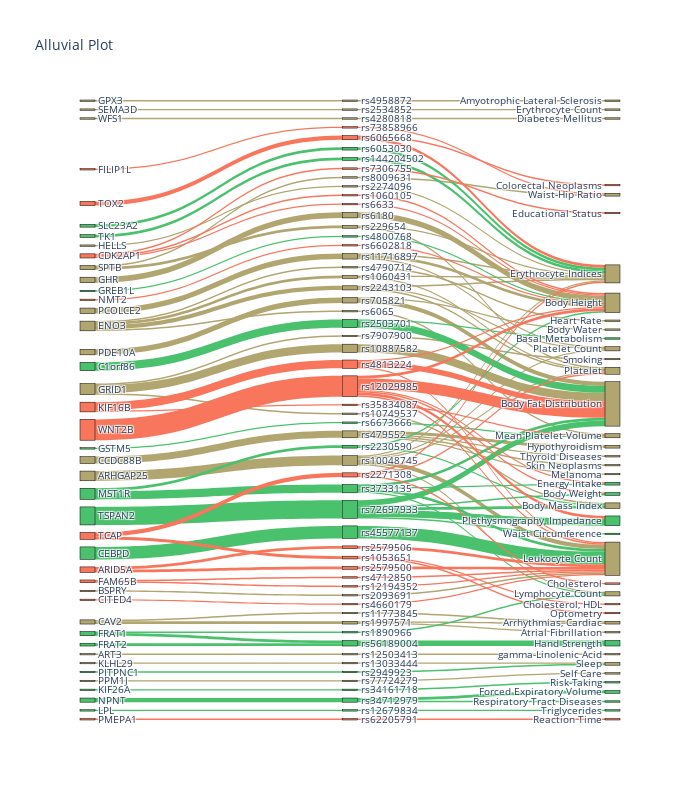

This figure's notebook cell:
### Code cell
sources = [key[key.Node==x].index[0] for x in alluvN.Source.values]
targets = [key[key.Node==x].index[0] for x in alluvN.Target.values]

fig = go.Figure(data=[go.Sankey(
    valueformat = ".0f",
    valuesuffix = "TWh",
    # Define nodes
    node = dict(
      pad = 15,
      thickness = 15,
      line = dict(color = "black", width = 0.5),
      label =  labels, #data['data'][0]['node']['label'],
      color =  rgb_nodecolors #data['data'][0]['node']['color']
    ),
    # Add links
    link = dict(
      source = sources, #data['data'][0]['link']['source'],
      target = targets, #data['data'][0]['link']['target'],
      value = alluvN.Value.tolist(), #data['data'][0]['link']['value'],
      #label =  ['' for x in range(len(alluvN))],
      color = rgbcolors #data['data'][0]['link']['color']
))])

fig.update_layout(title_text="Alluvial Plot",width=700,height=800,font_size=10)
fig.write_image('/Users/jacobv/Dropbox/Work/Projects/PLS_ABA/Manuscript/Figs/PostFix/subfigs/Alluvial.pdf')
#pio.write_image(fig, '/Users/jacobv/Dropbox/Work/Projects/PLS_ABA/Manuscript/Figs/PostFix/subfigs/Alluvial.pdf',
#                'pdf'),#scale=6, width=1080, height=1080)
fig.show()

### Figure 1 — Plotly figure (JSON) as saved in the notebook; plotly's stock layout.template omitted (floating-point values rounded to 4 significant figures; data arrays with more than 128 entries replaced by an {"elided": "..."} marker saying what was removed)
{"data": [{"link": {"color": {"elided": "149 str values"}, "source": {"elided": "149 int values"}, "target": {"elided": "149 int values"}, "value": {"elided": "149 int values"}}, "node": {"color": {"elided": "139 str values"}, "label": {"elided": "139 str values"}, "line": {"color": "black", "width": 0.5}, "pad": 15, "thickness": 15}, "type": "sankey", "valueformat": ".0f", "valuesuffix": "TWh"}], "layout": {"font": {"size": 10}, "height": 800, "title": {"text": "Alluvial Plot"}, "width": 700}}
